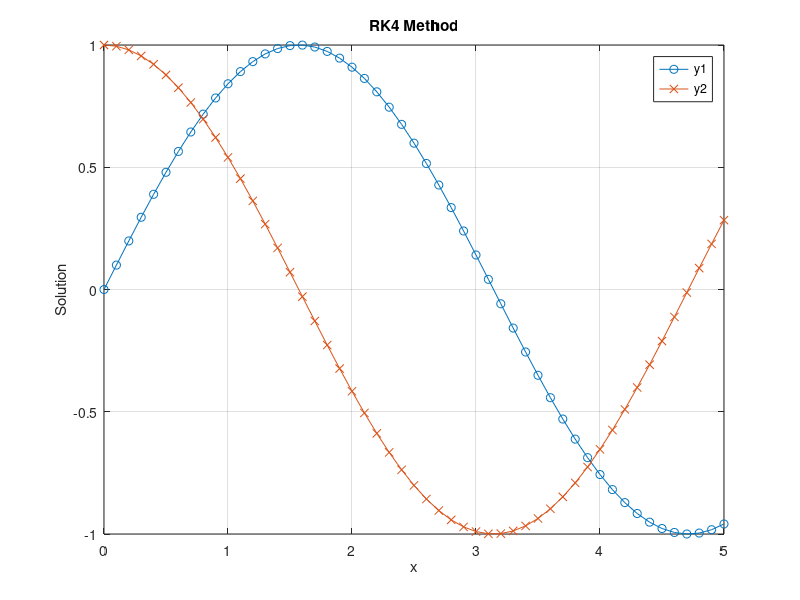

Recreate this plot in MATLAB.
% RK3 method

clc;
clear;

function dydx = ode_system(x, y)
    dy1dx = y(2);
    dy2dx = -y(1);
    dydx = [dy1dx; dy2dx]; 
end

h = 0.1;
n = 50;

x = 0:h:5;
y = zeros(2,n+1);

y(1,1) = 0;
y(2,1) = 1;

for i = 1:n
    k1 = ode_system(x(i), y(:,i));
    k2 = ode_system(x(i) + h/2, y(:,i) + (h/2)*k1);
    k3 = ode_system(x(i)+h/2,y(:,i)+k2*h/2);
    k4 = ode_system(x(i)+h,y(:,i)+k3*h);
    
    y(:,i+1) = y(:,i) + (h/6)*(k1+2*k2+2*k3+k4);
end

plot(x, y(1,:), '-o', x, y(2,:), '-x');
legend('y1','y2');
xlabel('x');
ylabel('Solution');
title('RK4 Method');
grid on;
